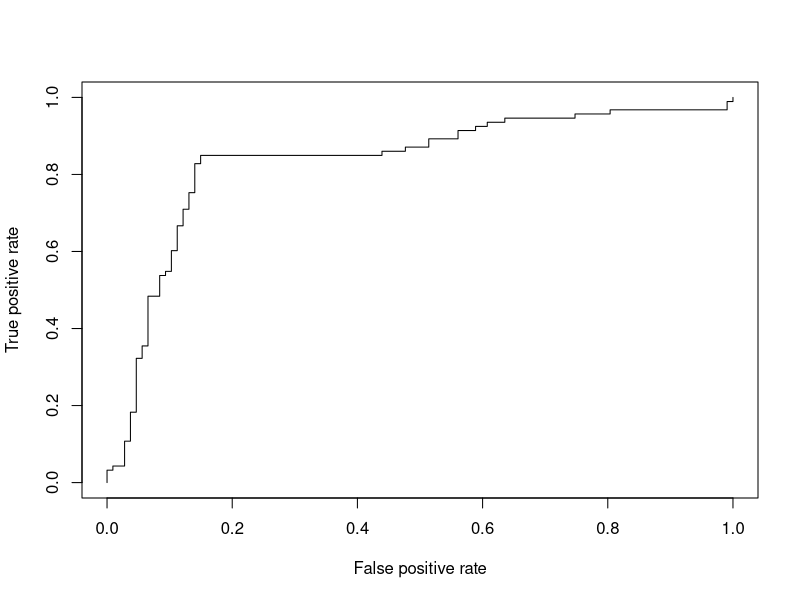

Recreate this plot in R.
install.packages("ROCR")
library(ROCR)
data(ROCR.simple)
print(ROCR.simple$labels)

#$Predictions has continous values between O and 1 which are predicted by our model and $labels are the actual output values which should be binary.
pred <- prediction( ROCR.simple$predictions, ROCR.simple$labels)
perf <- performance(pred,"tpr","fpr")
plot(perf)
